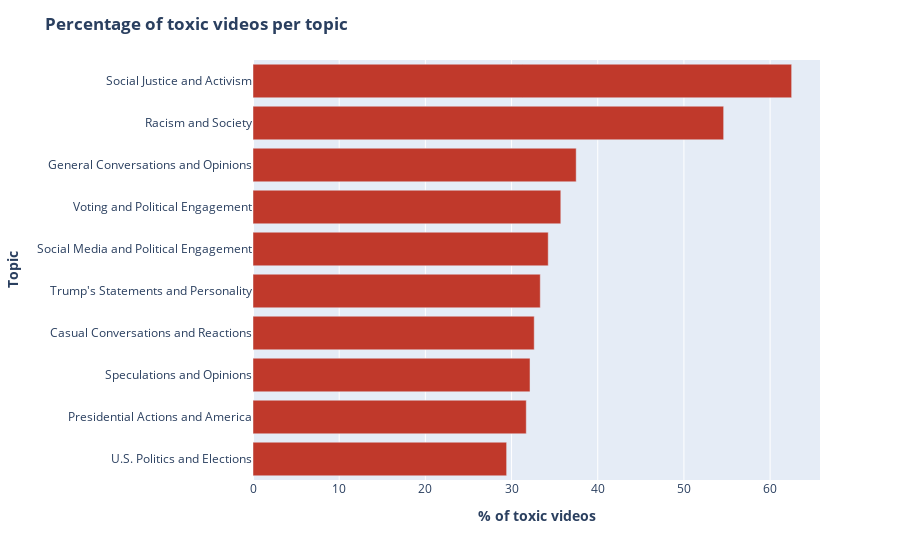

Notebook source saved alongside this figure:
### Code cell
fig = px.bar((predictions_df.groupby('topic_btm')['is_toxic'].sum() * 100 / predictions_df.groupby('topic_btm')['id'].count()).sort_values(ascending=True).reset_index(), 
             y='topic_btm', 
             x=0,
             color_discrete_sequence=['#c0392b'])
fig.update_layout(
    title='<b>Percentage of toxic videos per topic<b>',
    xaxis=dict(title='<b>% of toxic videos</b>'),
    yaxis=dict(title='<b>Topic</b>')
                 )
fig.show()

### Figure 1 — Plotly figure (JSON) as saved in the notebook; plotly's stock layout.template omitted (floating-point values rounded to 4 significant figures)
{"data": [{"alignmentgroup": "True", "hovertemplate": "0=%{x}<br>topic_btm=%{y}<extra></extra>", "legendgroup": "", "marker": {"color": "#c0392b", "pattern": {"shape": ""}}, "name": "", "offsetgroup": "", "orientation": "h", "showlegend": false, "textposition": "auto", "type": "bar", "x": [29.43, 31.71, 32.14, 32.63, 33.33, 34.26, 35.71, 37.5, 54.61, 62.5], "xaxis": "x", "y": ["U.S. Politics and Elections", "Presidential Actions and America", "Speculations and Opinions", "Casual Conversations and Reactions", "Trump's Statements and Personality", "Social Media and Political Engagement", "Voting and Political Engagement", "General Conversations and Opinions", "Racism and Society", "Social Justice and Activism"], "yaxis": "y"}], "layout": {"barmode": "relative", "legend": {"tracegroupgap": 0}, "margin": {"t": 60}, "title": {"text": "<b>Percentage of toxic videos per topic<b>"}, "xaxis": {"anchor": "y", "domain": [0, 1], "title": {"text": "<b>% of toxic videos</b>"}}, "yaxis": {"anchor": "x", "domain": [0, 1], "title": {"text": "<b>Topic</b>"}}}}
